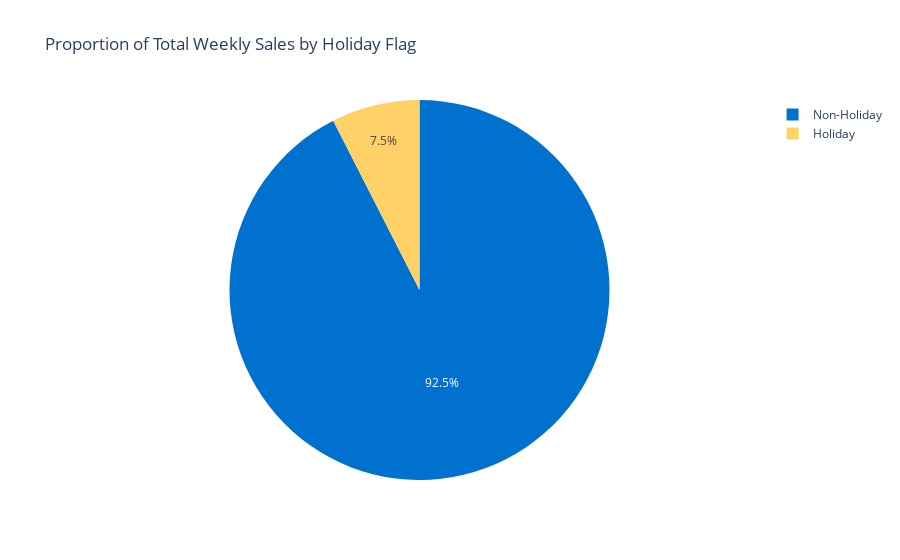

Here is the notebook cell this chart was saved with:
### Code cell
# Calculate total weekly sales for holiday and non-holiday weeks
total_sales_holiday = df[df['Holiday_Flag'] == 1]['Weekly_Sales'].sum()
total_sales_non_holiday = df[df['Holiday_Flag'] == 0]['Weekly_Sales'].sum()

# Create a DataFrame for the pie chart
pie_data = pd.DataFrame({'Holiday_Flag': ['Holiday', 'Non-Holiday'],
                         'Total_Weekly_Sales': [total_sales_holiday, total_sales_non_holiday]})

color_palette = ['#0071CE', '#FFD166']
# Create the interactive pie chart using Plotly
fig = px.pie(pie_data, values='Total_Weekly_Sales', names='Holiday_Flag',
             title='Proportion of Total Weekly Sales by Holiday Flag',
             color_discrete_sequence=color_palette)
fig.show()


 #Save the figure as a PNG image with a transparent background
fig.update_layout(plot_bgcolor='rgba(0,0,0,0)', paper_bgcolor='rgba(0,0,0,0)')
pio.write_image(fig, 'total_weekly_sales_pie_chart_by_total_sales.png')

### Figure 1 — Plotly figure (JSON) as saved in the notebook; plotly's stock layout.template omitted (floating-point values rounded to 4 significant figures)
{"data": [{"domain": {"x": [0, 1], "y": [0, 1]}, "hovertemplate": "Holiday_Flag=%{label}<br>Total_Weekly_Sales=%{value}<extra></extra>", "labels": ["Holiday", "Non-Holiday"], "legendgroup": "", "name": "", "showlegend": true, "type": "pie", "values": [505300000.0, 6232000000.0]}], "layout": {"legend": {"tracegroupgap": 0}, "piecolorway": ["#0071CE", "#FFD166"], "title": {"text": "Proportion of Total Weekly Sales by Holiday Flag"}}}
